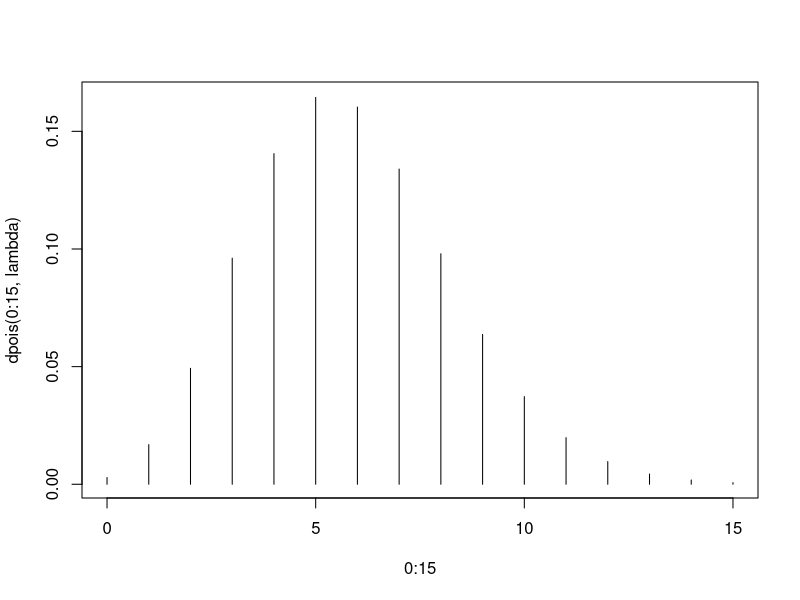

Write R code to recreate this figure.
# Un de cada milió de sectors
# El proveidor de discs durs de l'any passat comercialitza ara un model de {tamany = 325} GB, i estem analitzant si ens convé. Aquest fabricant ha fet proves per quantificar l'aparició de sectors defectuosos, que no sol ser un problema mentre sigui un nombre petit, i ha determinat que la probabilitat que no s'observi cap defecte en un disc tipus de 100 GB durant un any de funcionament és {prob = 0.1653}.
tamany = 325;
prob = 0.1653;

# Pregunta 1: Una d'aquestes distribucions correspon al nombre de sectors defectuosos d'un disc de 325 GB en un any (es mostren els valors corresponents al 99% central). Selecciona la distribució correcta (1, 2 o 3).
lambda = -log(prob)*tamany/100;
plot(0:15, dpois(0:15, lambda), type = "h");
# El resultat serà la gràfica que tingui en els valors x1, x2, x3 i x4 les seves probabilitats corresponents.

# Pregunta 2: Quin seria el nombre esperat de defectes en el disc que es comercialitza, per a un hipotètic periode de {anys = 4} anys i {mesos = 6} mesos d'activitat?
anys = 4; mesos = 6;
temps = anys + mesos/12;
pregunta2 <-  lambda*temps;
pregunta2;

# Pregunta 3: Segurament és preferible tenir una mesura de quin és el risc en una situació més extrema. Per exemple, saber quin és el màxim nombre previst de sectors defectuosos, amb un error del {error = 5}%, per discos amb {anys = 4} anys i {mesos = 6} mesos d'antiguitat. Respon amb un nombre enter, arrodonit per excés.
error = 5;
temps = anys + mesos/12;
pregunta3 <- ceiling(qnorm(1-error/100, lambda*temps, sqrt(lambda*temps)));
pregunta3;

# Pregunta 4: La garantia dels discs estableix que es reemplaçaran de franc, i per un únic cop, els discos avariats dins del període de garantia, entenent-se per avariat un disc amb més de 'n' sectors defectuosos. Calculeu quin ha de ser el valor de 'n' per tal que, en promig, només calgui substituir, com a màxim, un 1% dels discos al llarg d'un període de garantia de {anys = 3} anys.
anys = 3;
pregunta4 <- ceiling(qnorm(0.99, lambda*anys, sqrt(lambda*anys)));
pregunta4;

# Pregunta 5: En lloc d'una garantia de {anys1 = 3} anys, s'ofereix una alternativa: {anys2 = 2.5} anys, tenint en compte que s'enten com a disc avariat si presenta {n = 21} sectors defectuosos com a mínim. Si un client agafa aquest garantia,
    # quina és la probabilitat que li hagin de reemplaçar el disc?
    # És preferible aquesta garantia, des del punt de vista del client?
anys1 = 3; anys2 = 2.5;
n = 21;
p1 <- pnorm(n, lambda*anys1, sqrt(lambda*anys1));
p2 <- pnorm(n, lambda*anys2, sqrt(lambda*anys2));
millor = "S";
if (p1 >= p2) millor = "N";
print(paste(1 - p2, millor));

# Pregunta 6: Calculeu el valor esperat del cost per substitució en garantia per disc venut, si el període de garantia és de {anys = 3} anys, 'n' = {n = 24} i el cost d'un disc és de {preu = 1542} euros.
anys = 3;
n = 24;
preu = 1542;
pregunta6 <- preu * (1 - pnorm(n, lambda*anys, sqrt(lambda*anys)));
pregunta6;
